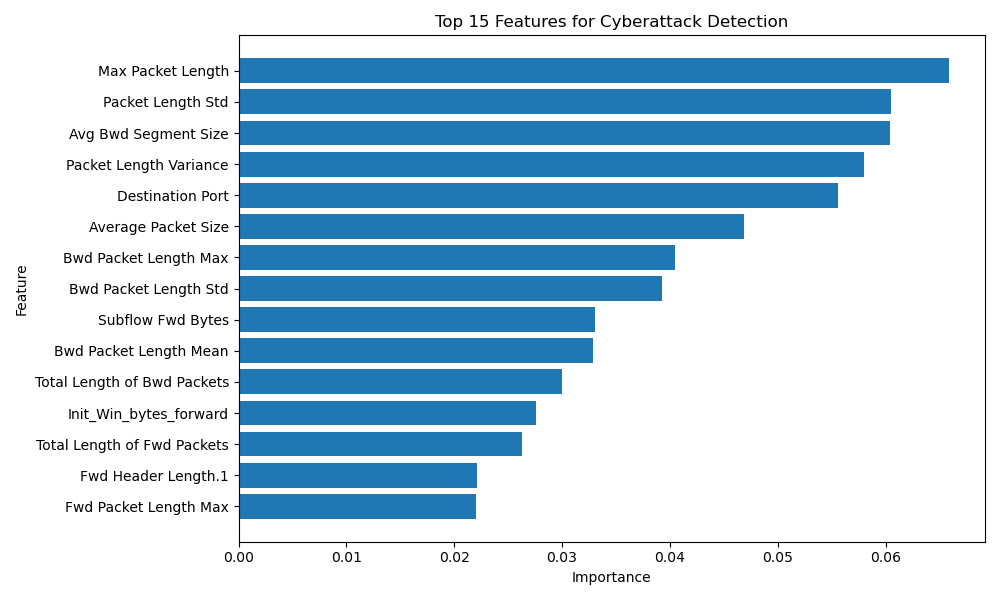

The Python source for this figure:
import pandas as pd
import joblib
import matplotlib.pyplot as plt

model = joblib.load("cyberattack_model.pkl")

data = pd.read_csv("processed/cleaned_dataset.csv")

X = data.drop("Label", axis=1)
X = X.select_dtypes(include=["number"])

importance = pd.DataFrame({
    "Feature": X.columns,
    "Importance": model.feature_importances_
})

importance = importance.sort_values(
    by="Importance",
    ascending=False
)

top_features = importance.head(15)

print("Top 15 Important Features:")
print(top_features)

plt.figure(figsize=(10, 6))

plt.barh(
    top_features["Feature"][::-1],
    top_features["Importance"][::-1]
)

plt.xlabel("Importance")
plt.ylabel("Feature")
plt.title("Top 15 Features for Cyberattack Detection")

plt.tight_layout()
plt.savefig("feature_importance.png")

print("\nGraph saved successfully!")
print("File: feature_importance.png")
